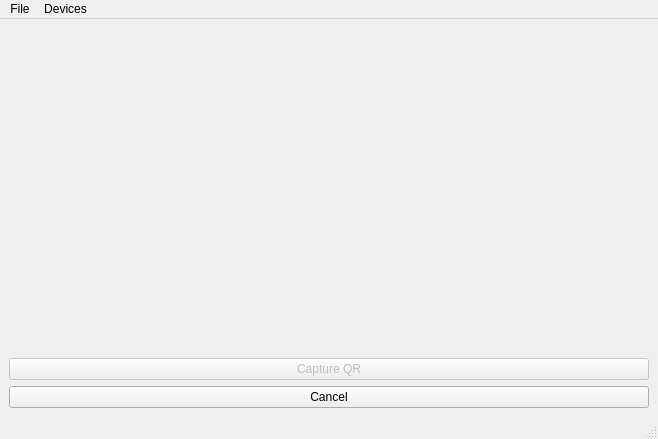
<?xml version="1.0" encoding="UTF-8"?>
<ui version="4.0">
 <class>Camera</class>
 <widget class="QMainWindow" name="Camera">
  <property name="geometry">
   <rect>
    <x>0</x>
    <y>0</y>
    <width>658</width>
    <height>439</height>
   </rect>
  </property>
  <property name="windowTitle">
   <string>Camera</string>
  </property>
  <widget class="QWidget" name="centralwidget">
   <layout class="QGridLayout" name="gridLayout_3">
    <item row="0" column="0" rowspan="3">
     <widget class="QStackedWidget" name="stackedWidget">
      <property name="sizePolicy">
       <sizepolicy hsizetype="Preferred" vsizetype="Preferred">
        <horstretch>1</horstretch>
        <verstretch>0</verstretch>
       </sizepolicy>
      </property>
      <property name="palette">
       <palette>
        <active>
         <colorrole role="Base">
          <brush brushstyle="SolidPattern">
           <color alpha="255">
            <red>255</red>
            <green>255</green>
            <blue>255</blue>
           </color>
          </brush>
         </colorrole>
         <colorrole role="Window">
          <brush brushstyle="SolidPattern">
           <color alpha="255">
            <red>145</red>
            <green>145</green>
            <blue>145</blue>
           </color>
          </brush>
         </colorrole>
        </active>
        <inactive>
         <colorrole role="Base">
          <brush brushstyle="SolidPattern">
           <color alpha="255">
            <red>255</red>
            <green>255</green>
            <blue>255</blue>
           </color>
          </brush>
         </colorrole>
         <colorrole role="Window">
          <brush brushstyle="SolidPattern">
           <color alpha="255">
            <red>145</red>
            <green>145</green>
            <blue>145</blue>
           </color>
          </brush>
         </colorrole>
        </inactive>
        <disabled>
         <colorrole role="Base">
          <brush brushstyle="SolidPattern">
           <color alpha="255">
            <red>145</red>
            <green>145</green>
            <blue>145</blue>
           </color>
          </brush>
         </colorrole>
         <colorrole role="Window">
          <brush brushstyle="SolidPattern">
           <color alpha="255">
            <red>145</red>
            <green>145</green>
            <blue>145</blue>
           </color>
          </brush>
         </colorrole>
        </disabled>
       </palette>
      </property>
      <property name="currentIndex">
       <number>0</number>
      </property>
      <widget class="QWidget" name="viewfinderPage">
       <layout class="QGridLayout" name="gridLayout_5">
        <item row="0" column="0">
         <widget class="QCameraViewfinder" name="viewfinder" native="true"/>
        </item>
       </layout>
      </widget>
      <widget class="QWidget" name="previewPage">
       <layout class="QGridLayout" name="gridLayout_4">
        <item row="0" column="0">
         <widget class="QLabel" name="lastImagePreviewLabel">
          <property name="sizePolicy">
           <sizepolicy hsizetype="Preferred" vsizetype="MinimumExpanding">
            <horstretch>0</horstretch>
            <verstretch>0</verstretch>
           </sizepolicy>
          </property>
          <property name="frameShape">
           <enum>QFrame::Box</enum>
          </property>
          <property name="text">
           <string/>
          </property>
         </widget>
        </item>
       </layout>
      </widget>
     </widget>
    </item>
    <item row="3" column="0">
     <widget class="QPushButton" name="takeImageButton">
      <property name="enabled">
       <bool>false</bool>
      </property>
      <property name="text">
       <string>Capture QR</string>
      </property>
     </widget>
    </item>
    <item row="4" column="0">
     <widget class="QPushButton" name="Cancel">
      <property name="text">
       <string>Cancel</string>
      </property>
     </widget>
    </item>
   </layout>
  </widget>
  <widget class="QMenuBar" name="menubar">
   <property name="geometry">
    <rect>
     <x>0</x>
     <y>0</y>
     <width>658</width>
     <height>21</height>
    </rect>
   </property>
   <widget class="QMenu" name="menuFile">
    <property name="title">
     <string>File</string>
    </property>
    <addaction name="actionStartCamera"/>
    <addaction name="actionStopCamera"/>
    <addaction name="separator"/>
    <addaction name="actionSettings"/>
    <addaction name="separator"/>
    <addaction name="actionExit"/>
   </widget>
   <widget class="QMenu" name="menuDevices">
    <property name="title">
     <string>Devices</string>
    </property>
   </widget>
   <addaction name="menuFile"/>
   <addaction name="menuDevices"/>
  </widget>
  <widget class="QStatusBar" name="statusbar"/>
  <action name="actionExit">
   <property name="text">
    <string>Exit</string>
   </property>
  </action>
  <action name="actionStartCamera">
   <property name="text">
    <string>Start Camera</string>
   </property>
  </action>
  <action name="actionStopCamera">
   <property name="text">
    <string>Stop Camera</string>
   </property>
  </action>
  <action name="actionSettings">
   <property name="text">
    <string>Settings</string>
   </property>
  </action>
 </widget>
 <customwidgets>
  <customwidget>
   <class>QCameraViewfinder</class>
   <extends>QWidget</extends>
   <header>qcameraviewfinder.h</header>
   <container>1</container>
  </customwidget>
 </customwidgets>
 <resources/>
 <connections>
  <connection>
   <sender>actionExit</sender>
   <signal>triggered()</signal>
   <receiver>Camera</receiver>
   <slot>close()</slot>
   <hints>
    <hint type="sourcelabel">
     <x>-1</x>
     <y>-1</y>
    </hint>
    <hint type="destinationlabel">
     <x>154</x>
     <y>130</y>
    </hint>
   </hints>
  </connection>
  <connection>
   <sender>actionSettings</sender>
   <signal>triggered()</signal>
   <receiver>Camera</receiver>
   <slot>configureCaptureSettings()</slot>
   <hints>
    <hint type="sourcelabel">
     <x>-1</x>
     <y>-1</y>
    </hint>
    <hint type="destinationlabel">
     <x>333</x>
     <y>210</y>
    </hint>
   </hints>
  </connection>
  <connection>
   <sender>actionStartCamera</sender>
   <signal>triggered()</signal>
   <receiver>Camera</receiver>
   <slot>startCamera()</slot>
   <hints>
    <hint type="sourcelabel">
     <x>-1</x>
     <y>-1</y>
    </hint>
    <hint type="destinationlabel">
     <x>333</x>
     <y>210</y>
    </hint>
   </hints>
  </connection>
  <connection>
   <sender>actionStopCamera</sender>
   <signal>triggered()</signal>
   <receiver>Camera</receiver>
   <slot>stopCamera()</slot>
   <hints>
    <hint type="sourcelabel">
     <x>-1</x>
     <y>-1</y>
    </hint>
    <hint type="destinationlabel">
     <x>333</x>
     <y>210</y>
    </hint>
   </hints>
  </connection>
  <connection>
   <sender>takeImageButton</sender>
   <signal>clicked()</signal>
   <receiver>Camera</receiver>
   <slot>takeImage()</slot>
   <hints>
    <hint type="sourcelabel">
     <x>625</x>
     <y>132</y>
    </hint>
    <hint type="destinationlabel">
     <x>603</x>
     <y>169</y>
    </hint>
   </hints>
  </connection>
 </connections>
 <slots>
  <slot>record()</slot>
  <slot>pause()</slot>
  <slot>stop()</slot>
  <slot>enablePreview(bool)</slot>
  <slot>configureCaptureSettings()</slot>
  <slot>takeImage()</slot>
  <slot>startCamera()</slot>
  <slot>toggleLock()</slot>
  <slot>setMuted(bool)</slot>
  <slot>stopCamera()</slot>
  <slot>setExposureCompensation(int)</slot>
 </slots>
</ui>
